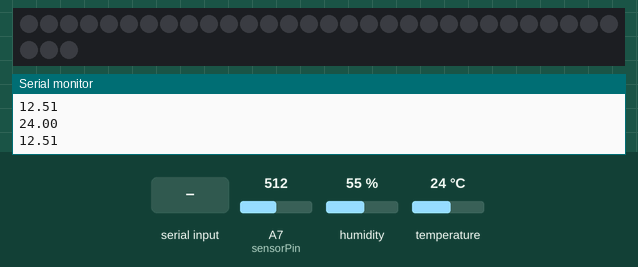
Simulated run of this sketch. Board: Arduino Nano, built with avr-gcc and run on an emulated ATmega328P. Shown: 33 RGB LEDs in strip order, left to right, continuing on the next row, the last lines printed to the serial monitor. The test bench sets the inputs (shaded band); at power-on: A7 (sensorPin) = 512, humidity 55 %, temperature 24 °C.

Above: at 1.2 s.
1.3 s: "B" received over Serial
At 2.18 s:
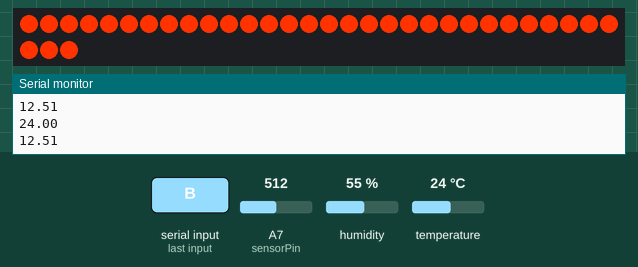
5.3 s: "W" received over Serial
At 6.5 s:
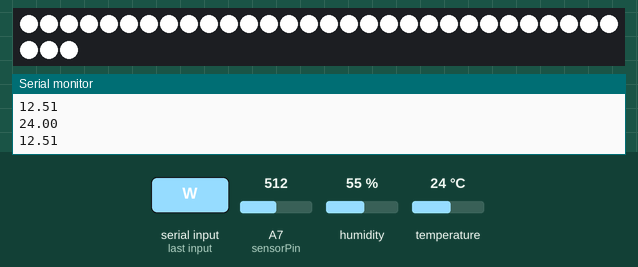
9.7 s: "E" received over Serial
Timing chart, 0 to 12.7 s (numbered marks = the images above; inputs shaded):
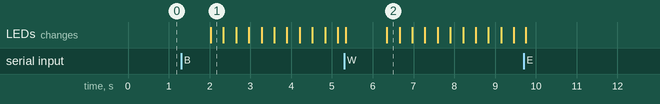

Measured:
- after the input at 1.3 s, the LEDs: change after 0.73 s (image 1)

The sketch:

ARDUINO_ORD.ino
```cpp
#include <Adafruit_NeoPixel.h>
#include <DHT.h>

#define LED_PIN 6     //PIN D6
#define NUM_LEDS 33   //NUMERO DE LEDS EN LA TIRA
#define DHTPIN 2      //PIN D2
#define DHTTYPE DHT11
#define sensorPin A7  //PIN A7

Adafruit_NeoPixel strip = Adafruit_NeoPixel(NUM_LEDS, LED_PIN, NEO_GRB + NEO_KHZ800);
DHT dht(DHTPIN, DHTTYPE);

bool blinking = false;  // VARIABLE PARA PARPADEO

void setup() {
  Serial.begin(9600);
  strip.begin();
  strip.show();  // LEDS APAGADOS INICIO
  dht.begin();
}

void loop() {
  if (Serial.available() > 0) {
    char command = Serial.read();
    executeCommand(command);
  }

  float temperature = dht.readTemperature();
  if (!isnan(temperature)) {
    Serial.println(temperature);
  } else {
    Serial.println("Error");
  }

  // LEER VOLTAJE
  int sensorValue = analogRead(sensorPin);

  // CONVERTIR VOLTAJE
  float voltage = sensorValue * (5.0 / 1023.0);

  voltage = voltage * 5;

  // IMPRIMIR
  Serial.println(voltage);

  delay(1000);
}

void executeCommand(char command) {
  if (blinking) {
    turnOffLEDs();
    blinking = false;
  }

  switch (command) {
    case 'E': // APAGA LOS LEDS
      turnOffLEDs();
      break;
    case 'B': // LUZ CALIDA
      setColorWithFrequency(255, 50, 0, 40.0);
      blinking = true;
      break;
    case 'W': // LUZ FRIA
      setColorWithFrequency(255, 255, 255, 40.0);
      blinking = true;
      break;
  }
}

void setColorWithFrequency(int red, int green, int blue, float frequency) {
  int delayTime = round(1000.0 / (2 * frequency)); // Calcula el tiempo de espera en milisegundos para el parpadeo
  unsigned long startTime = millis();  // Guarda el tiempo de inicio
  unsigned long duration = 2 * 60 * 60 * 1000; // Duración en milisegundos (2 horas)

  while (millis() - startTime < duration && !Serial.available()) { // Parpadear durante 2 horas o hasta que llegue CASE E
    for (int i = 0; i < strip.numPixels(); i++) {
      strip.setPixelColor(i, strip.Color(red, green, blue));
    }
    strip.show();
    delay(delayTime);
    for (int i = 0; i < strip.numPixels(); i++) {
      strip.setPixelColor(i, 0);
    }
    strip.show();
    delay(delayTime);
  }
}

void turnOffLEDs() {
  for (int i = 0; i < strip.numPixels(); i++) {
    strip.setPixelColor(i, 0);
  }
  strip.show();
}
```
